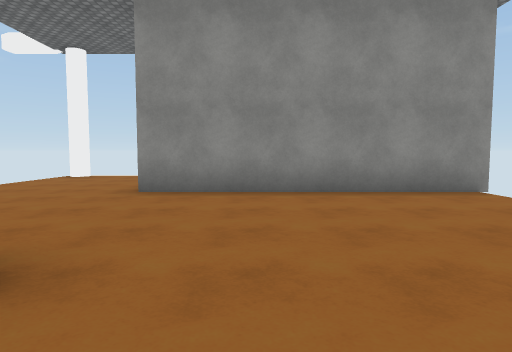
[1] (above)

22 first-person views from a walk through a scene from a Unity 3-D project. The camera is 1.3 m above the floor, tilts 4° down and sees 75° across. Doors are open. The floor is counted in squares, 2 m on a side. Each view is taken from the middle of a square. On the plan, view 1 faces up. The plan holds only what a view shows up to about 10 squares ahead; the rest is blank. The place goes on beyond the plan. The player is left out. Some surface patterns are stand-ins.

[2]
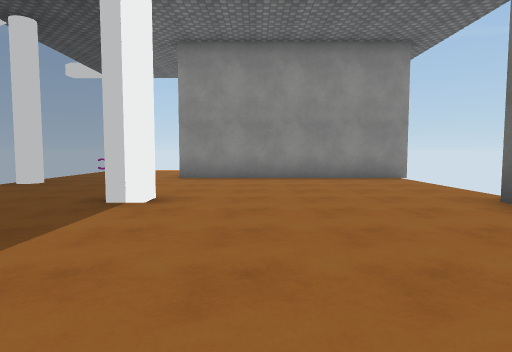

[3]
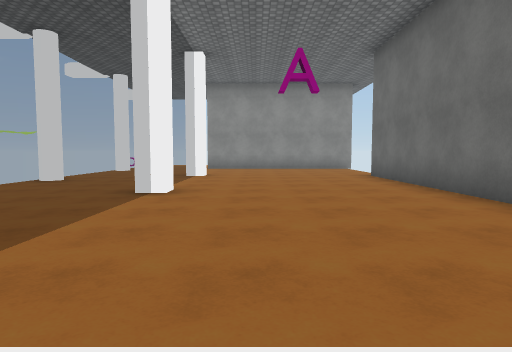

[4]
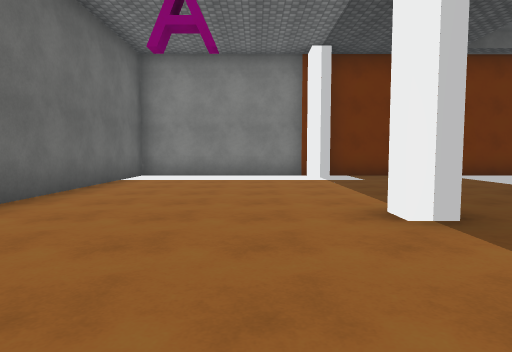

[5]
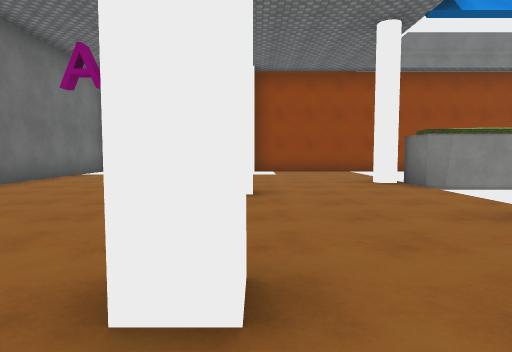

[6]
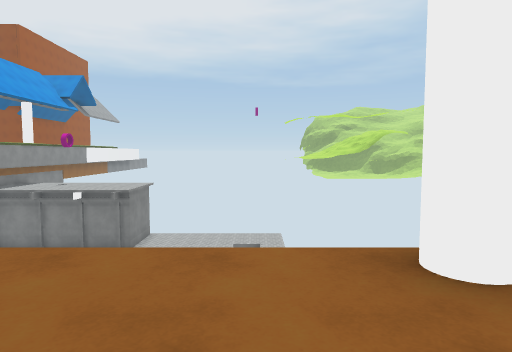

[7]
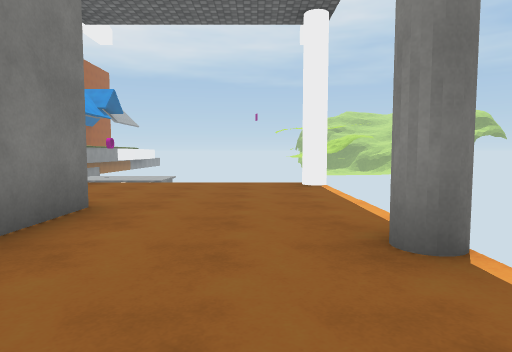

[8]
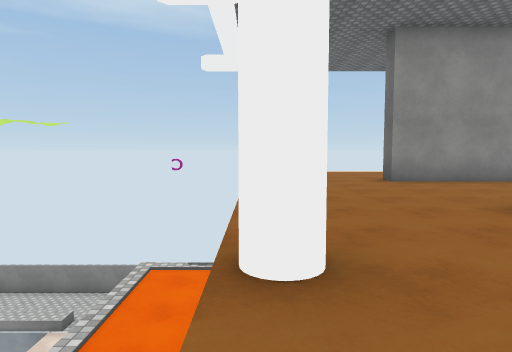

[9]
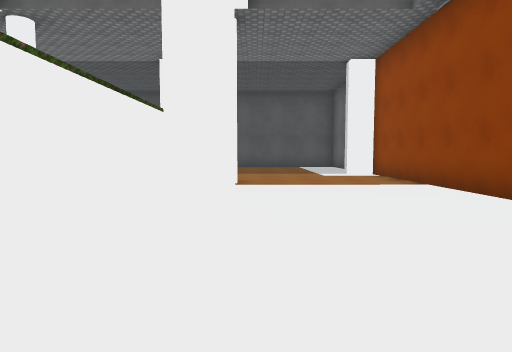

[10]
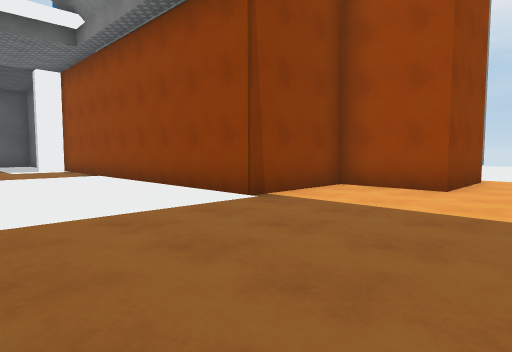

[11]
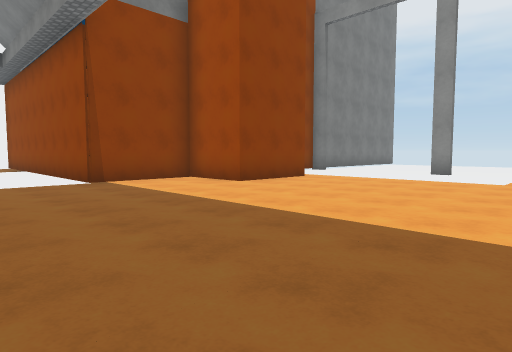

[12]
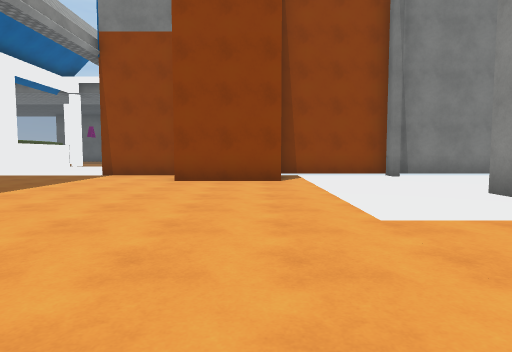

[13]
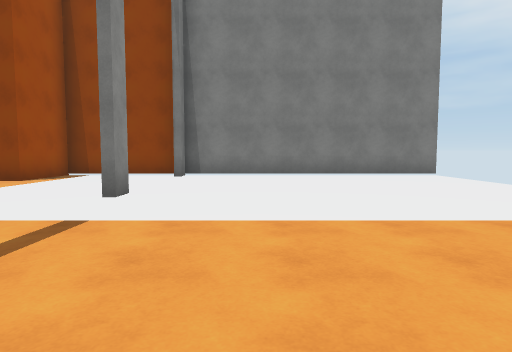

[14]
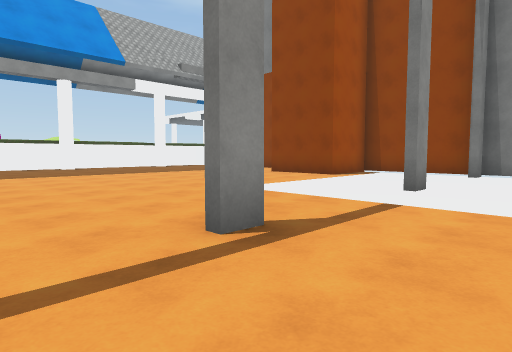

[15]
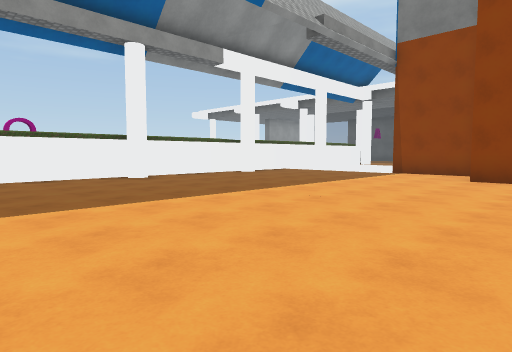

[16]
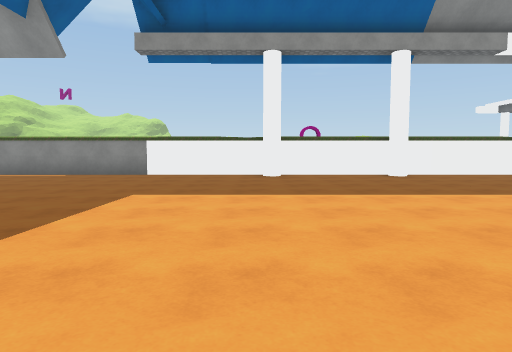

[17]
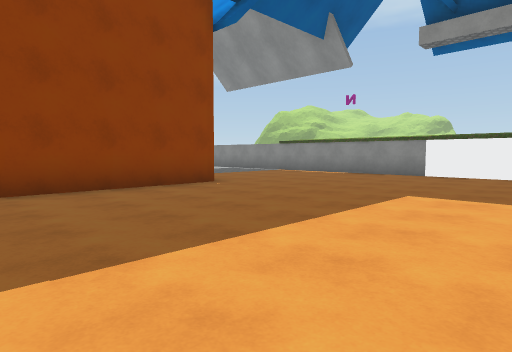

[18]
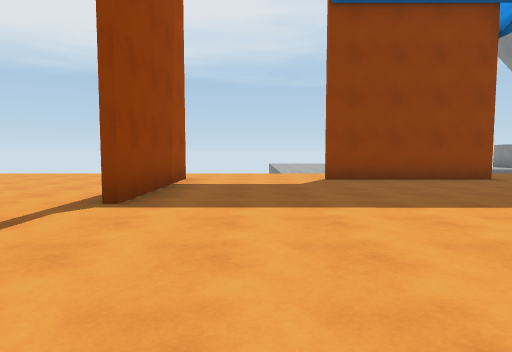

[19]
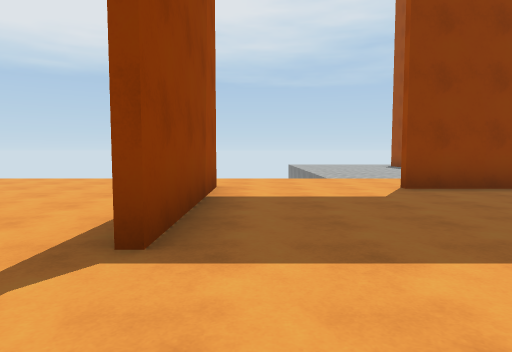

[20]
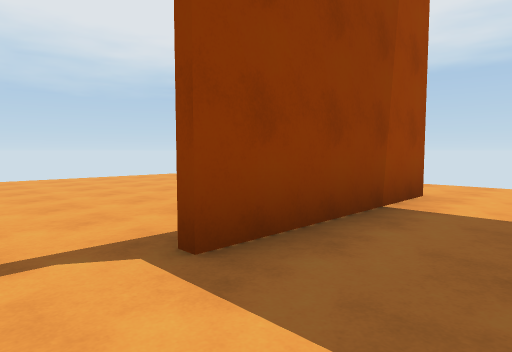

[21]
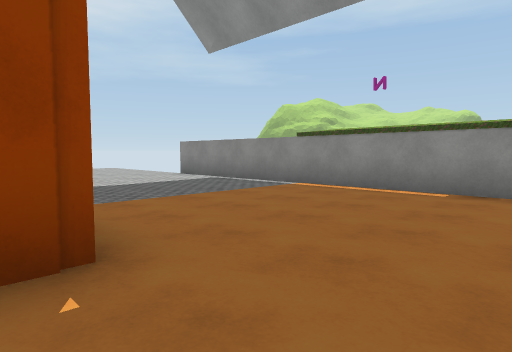

[22]
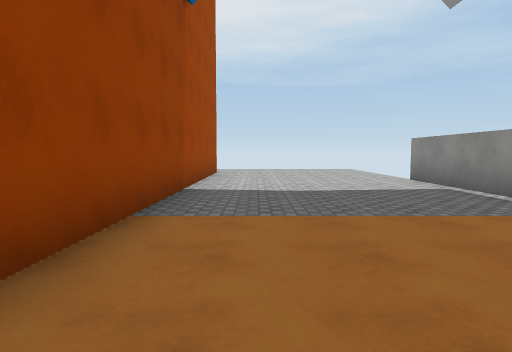

### Floor plan
Key: @ floor where view 1 was taken; # wall or solid block; x gap in a wall; . floor; D open door; = window, fence, low wall or low ledge; v drop or lower ground.
Columns run from 37 left of view 1 to 4 right of it. Each row starts with its distance up from view 1.
  9                         DDDDDDDDD....#D
  8                          vvv    ......D.
  7                          vvv    ......D
  6                           vv    ....##D###
  5                            v    ......D..
  4                               vv#.....D..
  3                               vv.....DD..
  2                               vv...DD....
  1                               vv...=.....#
  0                                 #..=.@...#
 -1                                 ...=.....#
 -2                                 ...=.....#
 -3                               vv...=.....#
 -4   ######################  ###  ##..=.....#
 -5 ...................................=.....#
 -6 ...................................=.....#
 -7 ...................................=.....#
 -8 ...................................#.....#
 -9 ##########................################
-10          #................#
-11          #................#
-12      ..  #..............###
-13      ....#..............###
-14      .....................#
-15        ...................#
-16        ...................#
-17        ..####....#...#....#
-18           ................#
-19        ...................#
-20        .......   .........#
-21        .......    ........#
-22        .......     .......#
-23          .....       .....#
-24          .....        ....x

Where each view was taken, in squares from view 1:
view 1: 0 up, 0 right, facing up
view 2: 3 down, 0 right, facing up
view 3: 8 down, 0 right, facing up
view 4: 1 up, 0 right, facing down
view 5: 3 up, 2 left, facing down
view 6: 8 up, 3 left, facing left
view 7: 8 up, 2 right, facing left
view 8: 2 down, 5 left, facing up
view 9: 5 down, 12 left, facing right
view 10: 5 down, 15 left, facing down-right
view 11: 6 down, 19 left, facing down-right
view 12: 13 down, 21 left, facing right
view 13: 19 down, 21 left, facing right
view 14: 19 down, 22 left, facing up-right
view 15: 13 down, 22 left, facing up-right
view 16: 14 down, 22 left, facing up
view 17: 14 down, 22 left, facing up-left
view 18: 15 down, 20 left, facing left
view 19: 16 down, 22 left, facing left
view 20: 15 down, 23 left, facing down-left
view 21: 10 down, 26 left, facing up-left
view 22: 8 down, 27 left, facing left
